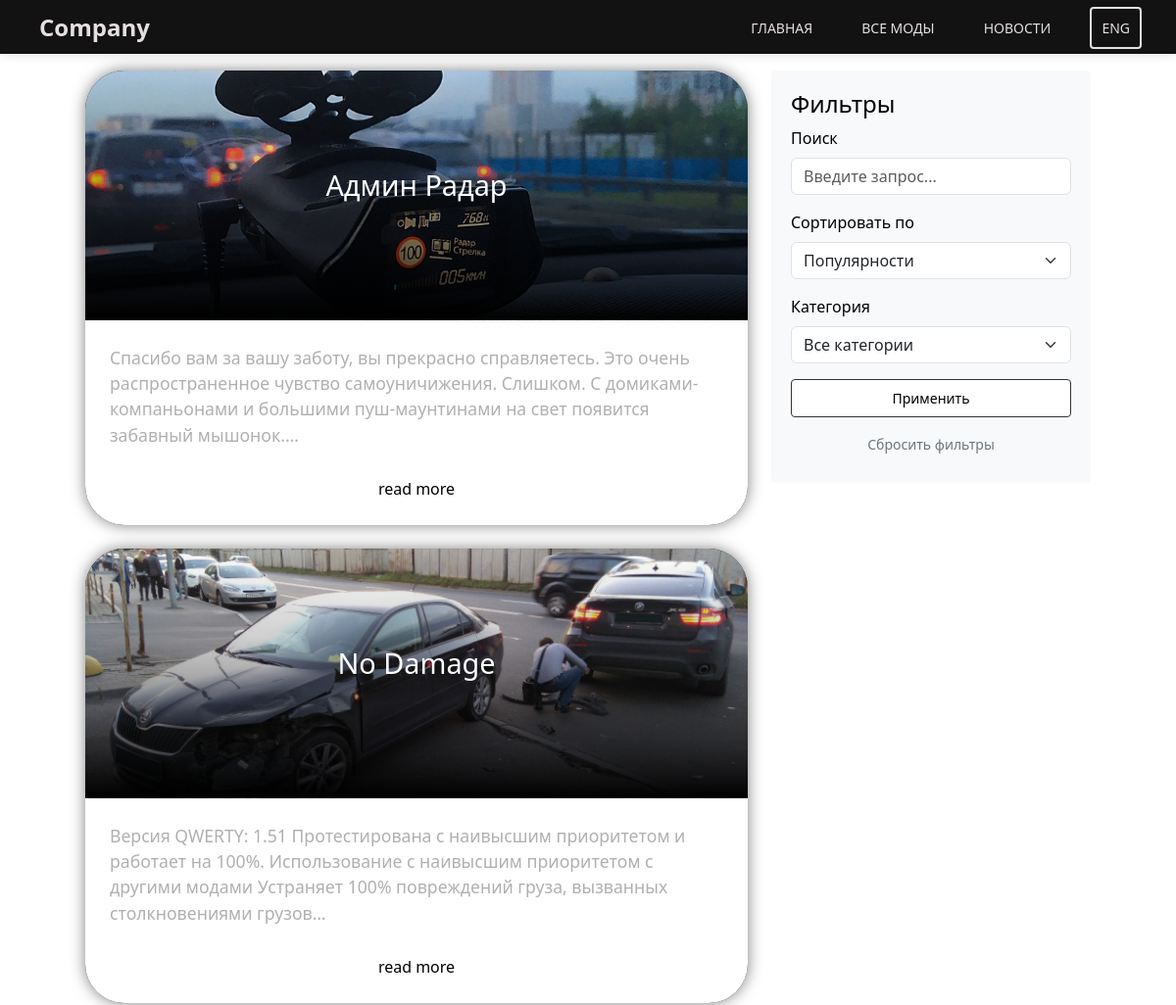
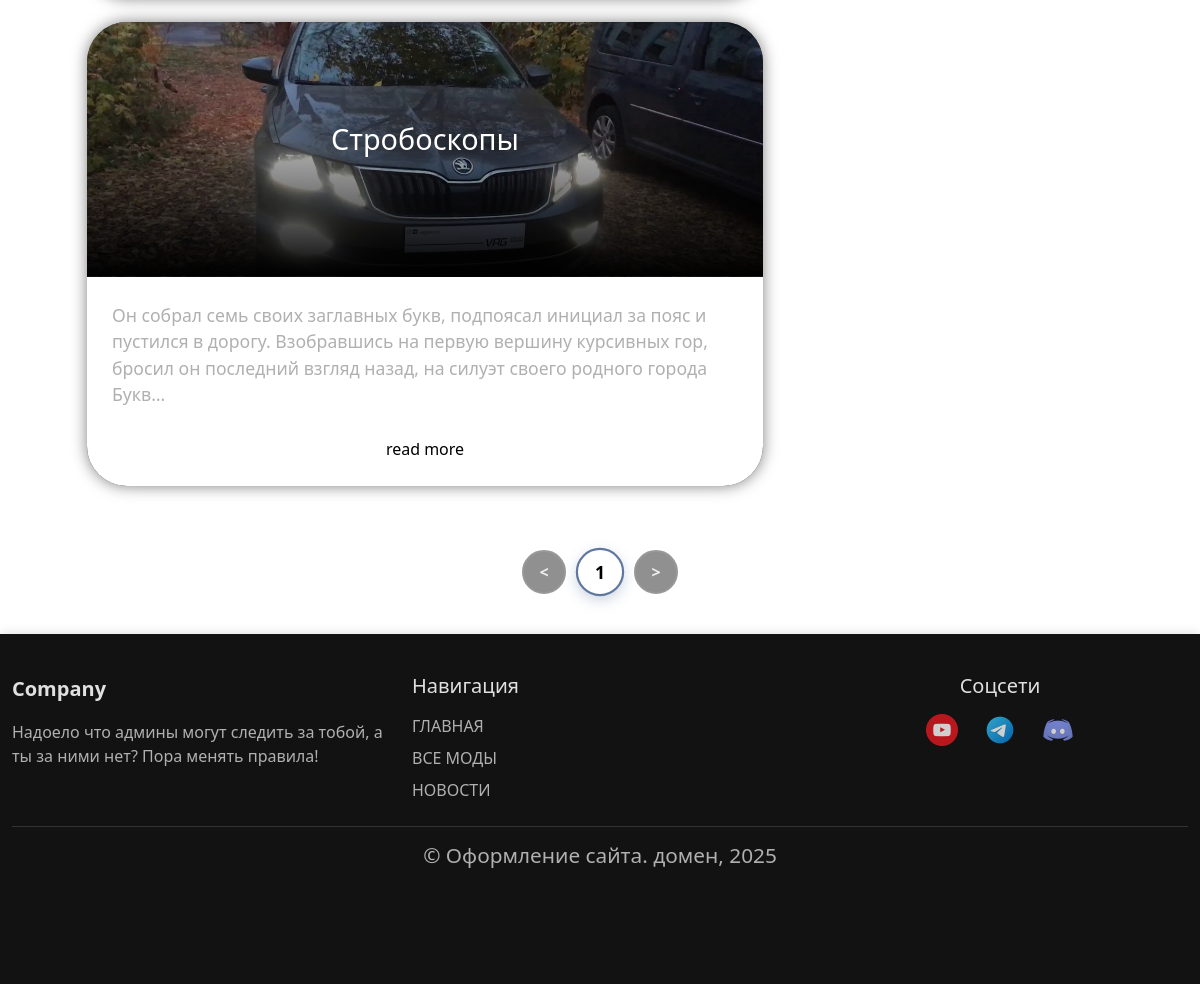
The page /ru/mods/ on the database its author committed (2 pictures, top to bottom).
### main/models.py (models this page shows, shortened)
class Mod(models.Model):
    CATEGORY_CHOICES = [
        ('gameplay', 'Улучшенный геймплей'),
        ('lights', 'Световые приборы'),
    ]
    title = models.CharField(max_length=200)
    content = models.TextField()
    image = models.ImageField(
        upload_to='main/images/',
        default="Update 1.8.jpg",
        verbose_name='Изображение'
    )
    category = models.CharField(max_length=50, choices=CATEGORY_CHOICES)
    views_count = models.IntegerField(default=0)
    time_create = models.DateTimeField(auto_now_add=True)
    is_published = models.BooleanField(default=True)

### main/views.py (the view)
# urls.py: path('mods/', all_mods, name='all_mods'),
def all_mods(request):
    sort_by = request.GET.get('sort_by', 'popularity')
    category = request.GET.get('category', '')
    search_query = request.GET.get('search', '')
    page_number = request.GET.get('page')
    if not page_number:
        page_number = "1"
    mods = Mod.objects.filter(is_published=1)
    if search_query:
        mods = mods.filter(title__icontains=search_query) | mods.filter(content__icontains=search_query)
    if category:
        mods = mods.filter(category=category)
    if sort_by == 'popularity':
        mods = mods.order_by('-views_count')
    elif sort_by == 'date':
        mods = mods.order_by('-time_create')
    paginator = Paginator(mods, 5)
    mods = paginator.get_page(page_number)
    context = {
        'page_obj': mods,
        'active_page': int(page_number),
        'selected_sort': sort_by,
        'selected_category': category,
        'search_query': search_query,
    }
    return render(request, 'main/all_mods.html', context)

### main/templatetags/path_filters.py (called while the page is built)
@register.filter
def get_path_part(value, index):
    parts = value.strip('/').split('/')
    if index < len(parts):
        return parts[index]
    else:
        return 'main'

### main/templates/main/all_mods.html (shortened to what this page needs)
{% extends "main/base.html" %}
{% load static %}
{% load i18n %}
{% block stylesheet %}
<link type="text/css" href="{% static 'main/css/main.css'%}" rel="stylesheet" />
<link type="text/css" href="{% static 'main/css/base.css'%}" rel="stylesheet" />
<link type="text/css" href="{% static 'main/css/all_mods.css'%}" rel="stylesheet"/>
<link type="text/css" href="{% static 'main/css/paginator.css'%}" rel="stylesheet"/>
{% endblock %}
{% block content %}
<br><br><br>
<div class="container" style="max-width:1050px">
    <div class="row">
        <div class="col-md-8 order-md-1">
            {% for mod in page_obj %}
            <div class="tariff-plans">
                <div class="tariff-card-combined" style="max-width:800px;">
                    <div class="tariff-header image-zoom-container"
                         style="background-image: linear-gradient(to bottom, transparent, 65%, black), url('{{ mod.image.url }}');
                                background-size: cover;
                                background-position: center;
                                transition: transform 0.5s ease;
                                overflow: hidden;">
                        <h2>{{ mod.title }}</h2>
                    </div>
                    <div class="tariff-body">
                        <p class="hero-text short-text" style="text-align: left;">{{ mod.content|truncatechars:200 }}</p>
                        {% if mod.content|length > 200 %}
                        <span class="show-more text-black" onclick="toggleText(this)">read more</span>
                        {% endif %}
                    </div>
                </div>
            </div>
            <br>
            {% endfor %}
        </div>
        <div class="col-md-4 order-md-2">
            <div class="filter-block" style="background: #f8f9fa; padding: 20px; border-radius: 5px; position: sticky; top: 70px;">
                <h4 class="text-black">{% trans "Фильтры" %}</h4>
                <form method="get" action="">
                    <div class="mb-3">
                        <label class="form-label text-black">{% trans "Поиск" %}</label>
                        <input type="text" name="search" class="form-control" placeholder="{% trans 'Введите запрос...' %}" value="{{ search_query }}">
                    </div>
                    <div class="mb-3">
                        <label class="form-label text-black">{% trans "Сортировать по" %}</label>
                        <select name="sort_by" class="form-select">
                            <option value="popularity" {% if selected_sort == 'popularity' %}selected{% endif %}>{% trans "Популярности" %}</option>
                        </select>
                    </div>
                    <div class="mb-3">
                        <label class="form-label text-black">{% trans "Категория" %}</label>
                        <select name="category" class="form-select">
                            <option value="">{% trans "Все категории" %}</option>
                        </select>
                    </div>
                    <button type="submit" class="btn btn-primary w-100">{% trans "Применить" %}</button>
                    {% if selected_sort or selected_category or search_query %}
                        <a href="?" class="btn btn-outline-secondary w-100 mt-2">{% trans "Сбросить фильтры" %}</a>
                    {% endif %}
                </form>
            </div>
        </div>
    </div>
    {% include 'main/paginator.html' %}
</div>
{% endblock %}

### main/templates/main/base.html (shortened to what this page needs)
{% load static %}
{% load i18n %}
{% load path_filters %}
<!doctype html>
<html lang="ru">
  <head>
    <link type="text/css" href="{%  static 'main/css/base.css'%}" rel="stylesheet" />
    <link href="https://cdn.jsdelivr.net/npm/bootstrap@5.3.7/dist/css/bootstrap.min.css" rel="stylesheet">
      {% block stylesheet %}{% endblock %}
  </head>
  <body>
  <header id="main-header">
      <div class="row align-items-center">
        <div class="col-auto">
          <div id="logo">Company</div>
        </div>
        <div id="main-nav" class="col">
          <ul id="nav-list" class="d-none d-md-flex">
            <li><a class="nav-li-item" href="/ru/main/">{% trans "ГЛАВНАЯ" %}</a></li>
            <li><a class="nav-li-item" href="/mods/">{% trans "ВСЕ МОДЫ" %}</a></li>
            <li><a class="nav-li-item" href="/news/">{% trans "НОВОСТИ" %}</a></li>
            <li><a href="{% if LANGUAGE_CODE == 'en' %}/ru/{{ request.path|get_path_part:1 }}/{% else %}/en/{{ request.path|get_path_part:1 }}/{% endif %}" id="lang-button-1">{% trans "ПЕРЕВОД" %}</a></li>
          </ul>
        </div>
      </div>
    </header>
<main>
  {% block content %}{% endblock %}
</main>
<footer id="main-footer" style="background-color: var(--bg-dark);">
    <div class="container">
        <div class="row">
            <div class="col-md-4 mb-3">
                <div class="fw-bold fs-5 mb-3" style="color: var(--text-main);">Company</div>
                <p style="color: var(--text-secondary);">{% trans "Надоело что админы могут следить за тобой, а ты за ними нет? Пора менять правила!" %}</p>
            </div>
            <div class="col-md-4 mb-3">
                <h5 class="mb-3" style="color: var(--text-main);">{% trans "Навигация" %}</h5>
                <ul class="nav flex-column">
                    <li class="nav-item mb-2"><a href="/ru/main/" class="nav-link p-0" style="color: var(--text-secondary);">{% trans "Главная" %}</a></li>
                    <li class="nav-item mb-2"><a href="/mods/" class="nav-link p-0" style="color: var(--text-secondary);">{% trans "Все моды" %}</a></li>
                    <li class="nav-item mb-2"><a href="/news/" class="nav-link p-0" style="color: var(--text-secondary);">{% trans "Новости" %}</a></li>
                </ul>
            </div>
            <div class="col-md-4 mb-3">
                <div style="display: flex; flex-direction: column; align-items: center;">
                    <h5 class="mb-3" style="color: var(--text-main);">{% trans "Соцсети" %}</h5>
                    <div class="d-flex justify-content-center gap-3">
                        <a href="https://www.youtube.com/@Admin_RadarTMP" class="social-link">
                            <img src="{% static 'main/images/youtube.ico' %}" alt="YouTube" class="social-icon" style="width: 32px; height: 32px;">
                        </a>
                        <a href="https://t.me/Radar_TMP" class="social-link">
                            <img src="{% static 'main/images/telegram.ico' %}" alt="Telegram" class="social-icon" style="width: 32px; height: 32px;">
                        </a>
                        <a href="https://discord.gg/4urENWPF" class="social-link">
                            <img src="{% static 'main/images/discord.ico' %}" alt="Discord" class="social-icon" style="width: 32px; height: 32px;">
                        </a>
                    </div>
                </div>
            </div>
        </div>
        <div class="border-top pt-3 text-center" style="border-color: var(--border-dark) !important;">
            <h3 style="color: var(--text-secondary); margin: 0;">&copy; {% trans "Company. Все права защищены" %}</h3>
        </div>
    </div>
</footer>
  </body>
</html>

### main/templates/main/paginator.html
<div class="circle-pagination">
    {% if page_obj.has_previous %}
        <a class="circle-pagination__item" href="?page={{ page_obj.previous_page_number }}">&lt;</a>
    {% else %}
        <span class="circle-pagination__item circle-pagination__item--disabled">&lt;</span>
    {% endif %}
    {% for page in page_obj.paginator.page_range %}
        {% if page == page_obj.number %}
            <span class="circle-pagination__item circle-pagination__item--active">{{ page }}</span>
        {% else %}
            <a class="circle-pagination__item" href="?page={{ page }}">{{ page }}</a>
        {% endif %}
    {% endfor %}
    {% if page_obj.has_next %}
        <a class="circle-pagination__item" href="?page={{ page_obj.next_page_number }}">&gt;</a>
    {% else %}
        <span class="circle-pagination__item circle-pagination__item--disabled">&gt;</span>
    {% endif %}
</div>

### main/static/main/css/base.css (style rules this page uses)
@media (min-width: 769px) { #nav-list { display: flex; } }
#main-header { position: fixed; top: 0; left: 0; z-index: 10000; box-shadow: 0 2px 10px rgba(0, 0, 0, 0.1); padding: 10px; background-color: #121212; height: 55px; width: 70%; margin-left: 15%; margin-right: 15%; }
@media (max-width: 1366px) { #main-header { width: 100%; margin-left: 0; margin-right: 0; padding: 10px 20px; } }
#logo { font-size: 24px; font-weight: bold; color: #e6dfdf; display: inline; padding: 0 20px; }
#nav-list { display: flex; list-style: none; margin: 0; padding: 0; float: right; align-items: center; }
#nav-list li { margin: 0 15px; }
li > a { text-decoration: none; color: #e6dfdf; text-transform: uppercase; font-size: 14px; padding: 10px; }
#lang-button-1 { border-radius: 4px; border: 2px solid #e6dfdf; }
#main-footer { width: 100%; min-height: 350px; z-index: 1000; box-shadow: 0 -2px 10px rgba(0, 0, 0, 0.1); background-color: #121212; color: #e6dfdf; padding: 40px 0 20px; }
.social-icon { transition: transform 0.3s ease, opacity 0.3s ease; width: 32px; height: 32px; opacity: 0.8; }
.social-link { display: inline-block; margin: 0 5px; line-height: 0; }

### main/static/main/css/main.css (style rules this page uses)
:root { --bg-dark: #121212; --bg-darker: #090909; --card-bg: #242424; --text-main: #e0e0e0; --text-secondary: #b0b0b0; --border-dark: #333; --accent-blue: #60779f; --accent-red: #d14334; --shadow-dark: 0 4px 6px rgba(0, 0, 0, 0.3); --bg-light: #60779f; }
.container { max-width: 1200px; }
.hero-text { color: var(--text-secondary); margin: 0 auto 30px; font-size: 1.1rem; max-width: 800px; }
h3 { font-size: 1.3rem; margin-bottom: 15px; }
.btn { display: inline-block; padding: 8px 16px; border-radius: 4px; text-decoration: none; font-size: 14px; cursor: pointer; transition: all 0.3s; border: 1px solid transparent; }
.text-center { font-size: 36px; color: black; }
.btn-primary { background-color: white; border-color: var(--border-dark); color: black; }
h2 { font-size: 1.8rem; margin-bottom: 20px; text-align: center; color: white; }
h4 { text-align: left; color: white; }
.tariff-plans { display: flex; gap: 20px; flex-wrap: wrap; justify-content: center; }
.tariff-card-combined { flex: 1; min-width: 400px; max-width: 500px; background-color: var(--card-bg); border-radius: 40px; box-shadow: 0 0 15px rgba(0, 0, 0, 0.5); overflow: hidden; transition: transform 0.3s ease, box-shadow 0.3s ease; }
.tariff-header { background-color: black; padding: 100px; text-align: center; position: relative; }
.tariff-body { padding: 25px; background-color: white; text-align: center; }

### main/static/main/css/all_mods.css (style rules this page uses)
.short-text { display: none; }
.show-more { color: #007bff; cursor: pointer; text-decoration: none; }
.tariff-header { transition: all 0.5s ease; will-change: transform; }

### main/static/main/css/paginator.css (style rules this page uses)
.circle-pagination { display: flex; justify-content: center; gap: 12px; margin: 40px 0; flex-wrap: wrap; }
.circle-pagination__item { width: 44px; height: 44px; border-radius: 50%; display: flex; align-items: center; justify-content: center; font-weight: 600; font-size: 16px; cursor: pointer; transition: all 0.3s cubic-bezier(0.4, 0, 0.2, 1); background: var(--card-bg); border: 2px solid var(--border-dark); color: var(--text-main); }
.circle-pagination__item--active { background: white; color: black; border-color: var(--accent-blue); transform: scale(1.1); box-shadow: 0 4px 12px rgba(96, 119, 159, 0.3); }
.circle-pagination__item--disabled { opacity: 0.5; pointer-events: none; }

### rows shown on the page
Mod: image (picture), title "Админ Радар", content "Спасибо вам за вашу заботу, вы прекрасно справляетесь. Это очень распространенное чувство самоуничижения. Слишком. С домиками-компаньонами и большими пуш-маунтинами на свет появится забавный мышонок.…", shows "read more"
Mod: image (picture), title "No Damage", content "Версия QWERTY: 1.51 Протестирована с наивысшим приоритетом и работает на 100%. Использование с наивысшим приоритетом с другими модами Устраняет 100% повреждений груза, вызванных столкновениями грузов…", shows "read more"
Mod: image (picture), title "Стробоскопы", content "Он собрал семь своих заглавных букв, подпоясал инициал за пояс и пустился в дорогу. Взобравшись на первую вершину курсивных гор, бросил он последний взгляд назад, на силуэт своего родного города Букв…", shows "read more"

### other values the page prints
{{ page }} "1"
